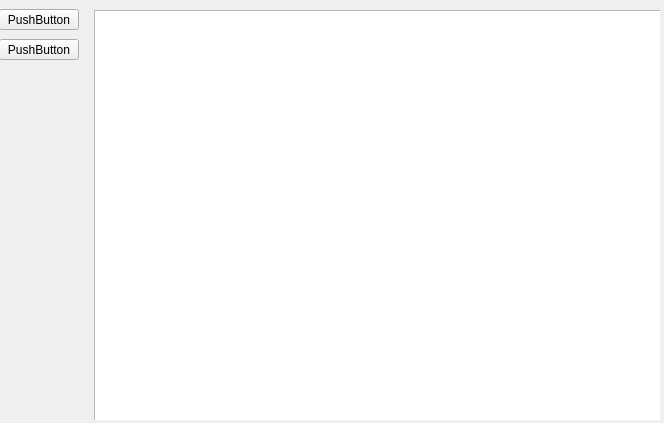
<?xml version="1.0" encoding="UTF-8"?>
<ui version="4.0">
 <class>UserMainWindow</class>
 <widget class="QWidget" name="UserMainWindow">
  <property name="geometry">
   <rect>
    <x>0</x>
    <y>0</y>
    <width>664</width>
    <height>423</height>
   </rect>
  </property>
  <property name="windowTitle">
   <string>Form</string>
  </property>
  <widget class="QStackedWidget" name="stackedWidget">
   <property name="geometry">
    <rect>
     <x>-1</x>
     <y>9</y>
     <width>661</width>
     <height>411</height>
    </rect>
   </property>
   <property name="currentIndex">
    <number>0</number>
   </property>
   <widget class="QWidget" name="page">
    <widget class="QPushButton" name="pushButton">
     <property name="geometry">
      <rect>
       <x>0</x>
       <y>0</y>
       <width>80</width>
       <height>21</height>
      </rect>
     </property>
     <property name="text">
      <string>PushButton</string>
     </property>
    </widget>
    <widget class="QPushButton" name="pushButton_2">
     <property name="geometry">
      <rect>
       <x>0</x>
       <y>30</y>
       <width>80</width>
       <height>21</height>
      </rect>
     </property>
     <property name="text">
      <string>PushButton</string>
     </property>
    </widget>
    <widget class="QListView" name="listView">
     <property name="geometry">
      <rect>
       <x>95</x>
       <y>1</y>
       <width>571</width>
       <height>421</height>
      </rect>
     </property>
    </widget>
   </widget>
   <widget class="QWidget" name="page_2"/>
  </widget>
 </widget>
 <resources/>
 <connections/>
</ui>
